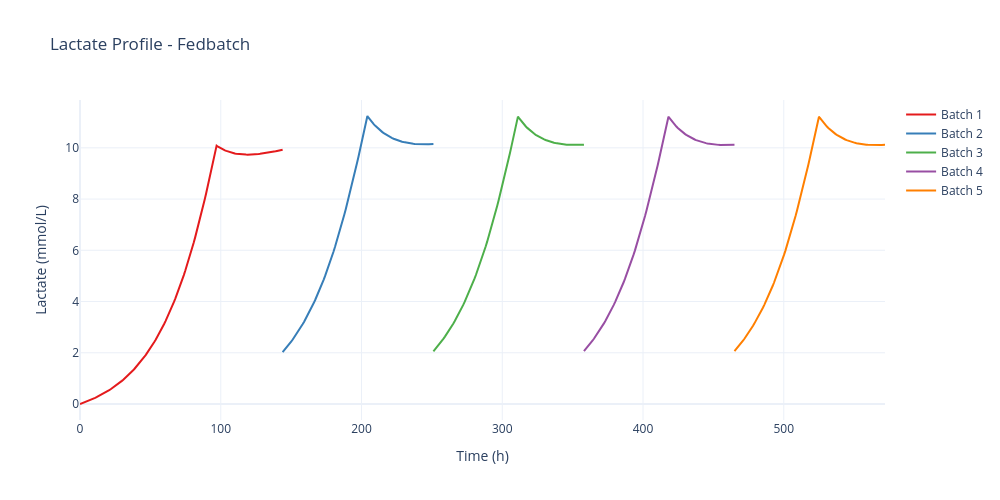

The notebook cell this image was saved under:
### Markdown cell above
### 4.4. Lactate Profile

### Code cell
# Display lactate profile
figs[3].show()

### Figure 1 — Plotly figure (JSON) as saved in the notebook; plotly's stock layout.template omitted (floating-point values rounded to 4 significant figures; data arrays with more than 128 entries replaced by an {"elided": "..."} marker saying what was removed)
{"data": [{"hovertemplate": "Time: %{x:.1f} h<br>Lactate (mmol/L): %{y:.2f}<extra></extra>", "line": {"color": "rgb(228,26,28)", "width": 2}, "mode": "lines", "name": "Batch 1", "type": "scatter", "x": {"elided": "188 float values"}, "y": {"elided": "188 float values"}}, {"hovertemplate": "Time: %{x:.1f} h<br>Lactate (mmol/L): %{y:.2f}<extra></extra>", "line": {"color": "rgb(55,126,184)", "width": 2}, "mode": "lines", "name": "Batch 2", "type": "scatter", "x": {"elided": "130 float values"}, "y": {"elided": "130 float values"}}, {"hovertemplate": "Time: %{x:.1f} h<br>Lactate (mmol/L): %{y:.2f}<extra></extra>", "line": {"color": "rgb(77,175,74)", "width": 2}, "mode": "lines", "name": "Batch 3", "type": "scatter", "x": {"elided": "130 float values"}, "y": {"elided": "130 float values"}}, {"hovertemplate": "Time: %{x:.1f} h<br>Lactate (mmol/L): %{y:.2f}<extra></extra>", "line": {"color": "rgb(152,78,163)", "width": 2}, "mode": "lines", "name": "Batch 4", "type": "scatter", "x": {"elided": "130 float values"}, "y": {"elided": "130 float values"}}, {"hovertemplate": "Time: %{x:.1f} h<br>Lactate (mmol/L): %{y:.2f}<extra></extra>", "line": {"color": "rgb(255,127,0)", "width": 2}, "mode": "lines", "name": "Batch 5", "type": "scatter", "x": {"elided": "130 float values"}, "y": {"elided": "130 float values"}}], "layout": {"font": {"size": 12}, "height": 500, "hovermode": "x unified", "title": {"text": "Lactate Profile - Fedbatch"}, "width": 1000, "xaxis": {"title": {"text": "Time (h)"}}, "yaxis": {"title": {"text": "Lactate (mmol/L)"}}}}
